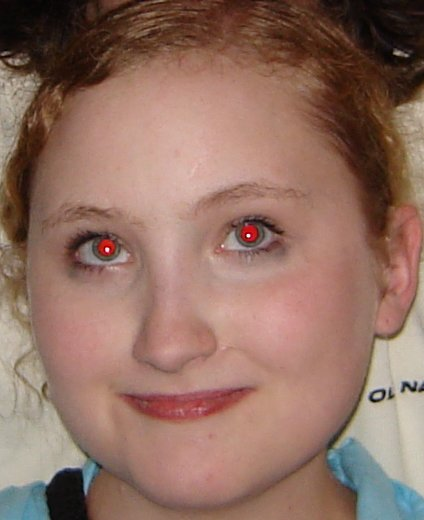
#> input picture FaceAI/red_eyes2.jpg, 424 x 520 px
$ python removeRedEyes.py   (older library calls are emulated)
#> lines starting #> are read from the running program, lines starting #| are printed output that depends on the picture; after the words box and inside, x2 and y2 are one past the last pixel; in counts of white or black regions, pixels touching at a corner belong together
'''
    Copyright 2017 by Satya Mallick ( Big Vision LLC )
    http://www.learnopencv.com
'''

import cv2
import numpy as np


def fillHoles(mask):
    '''
        This hole filling algorithm is decribed in this post
        https://www.learnopencv.com/filling-holes-in-an-image-using-opencv-python-c/
    '''
    maskFloodfill = mask.copy()
    h, w = maskFloodfill.shape[:2]
    maskTemp = np.zeros((h+2, w+2), np.uint8)
    cv2.floodFill(maskFloodfill, maskTemp, (0, 0), 255)
    mask2 = cv2.bitwise_not(maskFloodfill)
    return mask2 | mask

if __name__ == '__main__' :

    # Read image
    img = cv2.imread("red_eyes2.jpg", cv2.IMREAD_COLOR)
#> img is the input picture: shape (520, 424, 3); mean B, G, R 98.7, 111.6, 145.1

    # Output image
    imgOut = img.copy()

    # Load HAAR cascade
    eyesCascade = cv2.CascadeClassifier("haarcascade_eye.xml")

    # Detect eyes
    eyes = eyesCascade.detectMultiScale(img, scaleFactor=1.3, minNeighbors=4, minSize=(100, 100))
#> eyes = [[181, 168, 137, 137], [33, 185, 127, 127]]

    # For every detected eye
    for (x, y, w, h) in eyes:

        # Extract eye from the image
        eye = img[y:y+h, x:x+w]

        # Split eye image into 3 channels
        b = eye[:, :, 0]
        g = eye[:, :, 1]
        r = eye[:, :, 2]

        # Add the green and blue channels.
        bg = cv2.add(b, g)

        # Simple red eye detector.
        mask = (r > 150) &  (r > bg)

        # Convert the mask to uint8 format.
        mask = mask.astype(np.uint8)*255

        # Clean mask -- 1) File holes 2) Dilate (expand) mask.
        mask = fillHoles(mask)
        mask = cv2.dilate(mask, None, anchor=(-1, -1), iterations=3, borderType=1, borderValue=1)

        # Calculate the mean channel by averaging
        # the green and blue channels
        mean = bg / 2
        mask = mask.astype(np.bool)[:, :, np.newaxis]
        mean = mean[:, :, np.newaxis]

        # Copy the eye from the original image.
        eyeOut = eye.copy()

        # Copy the mean image to the output image.
        #np.copyto(eyeOut, mean, where=mask)
        eyeOut = np.where(mask, mean, eyeOut)

        # Copy the fixed eye to the output image.
        imgOut[y:y+h, x:x+w, :] = eyeOut
#> this loop made 2 passes
#> pass 1, `eye = img[y:y+h, x:x+w]`:
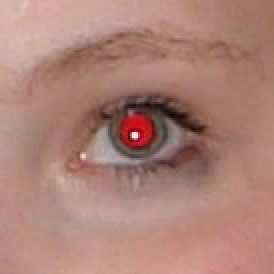
#> eye: shape (137, 137, 3) (shown 2 times larger); mean B, G, R 119.1, 130.2, 172.8
#> pass 1, `b = eye[:, :, 0]`:
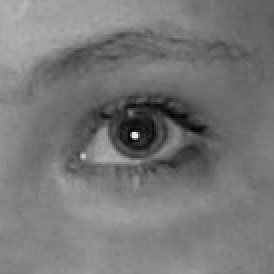
#> b: shape (137, 137) (shown 2 times larger); min 0, max 232, mean 119.1
#> pass 1, `r = eye[:, :, 2]`:
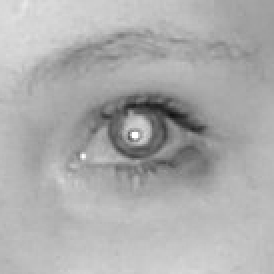
#> r: shape (137, 137) (shown 2 times larger); min 17, max 255, mean 172.8
#> after the loop:
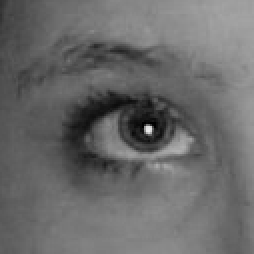
#> b: shape (127, 127) (shown 2 times larger); min 0, max 236, mean 105.5
#> after the loop:
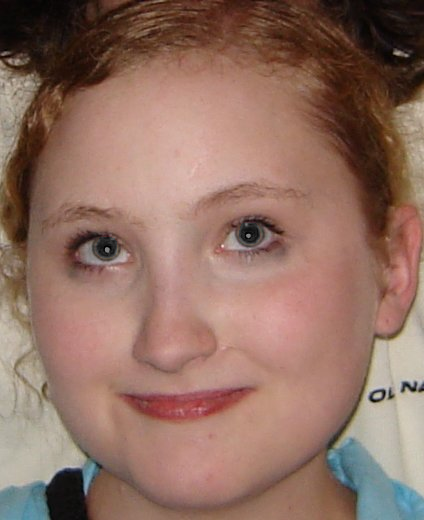
#> imgOut: shape (520, 424, 3); 0.35% of pixels changed, all inside (x1, y1, x2, y2) = (96, 223, 260, 258)
#> after the loop:
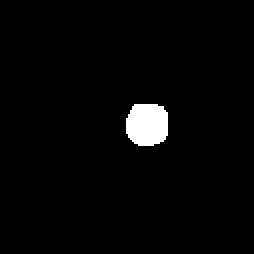
#> mask: shape (127, 127, 1) bool (shown 2 times larger); 2.4% white; 1 white region, box (x1, y1, x2, y2) and area: (63, 52, 84, 73) 383

    # Display Result
    cv2.imshow('Red Eyes', img)
    cv2.imshow('Red Eyes Removed', imgOut)
    cv2.waitKey(0)

$ run again, with FaceAI/red_eyes.jpg copied over FaceAI/red_eyes2.jpg
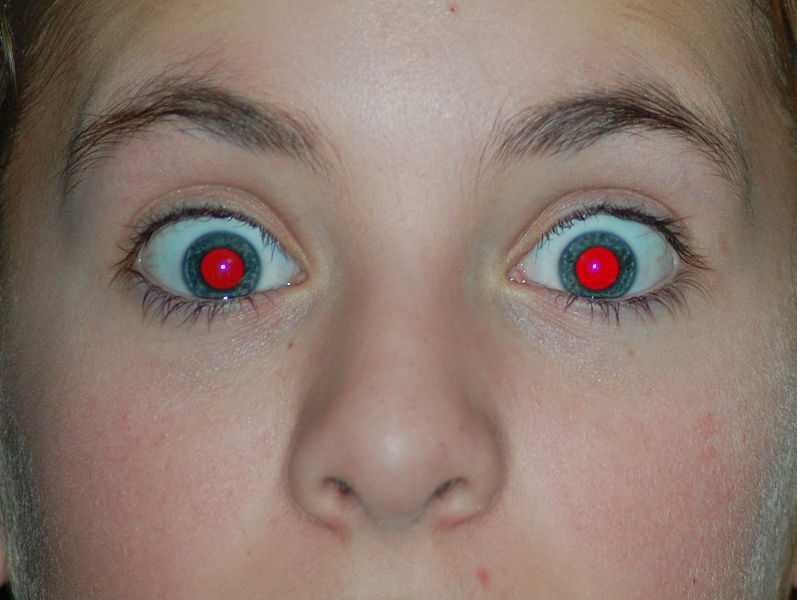
#> input picture FaceAI/red_eyes.jpg, 797 x 600 px
#> img is the input picture: shape (600, 797, 3); mean B, G, R 110, 120, 139.7
#> eyes = [[92, 142, 233, 233], [457, 118, 272, 272]]
#> the loop `for (x, y, w, h) in eyes:` made 2 passes
#> pass 1, `r = eye[:, :, 2]`:
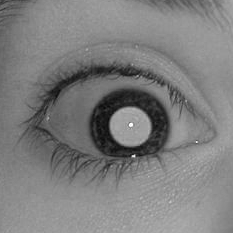
#> r: shape (233, 233); min 9, max 255, mean 126.1
#> after the loop `for (x, y, w, h) in eyes:`:
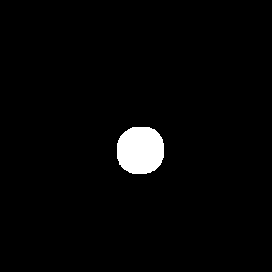
#> mask: shape (272, 272, 1) bool; 2.5% white; 1 white region, box (x1, y1, x2, y2) and area: (117, 127, 164, 174) 1859
